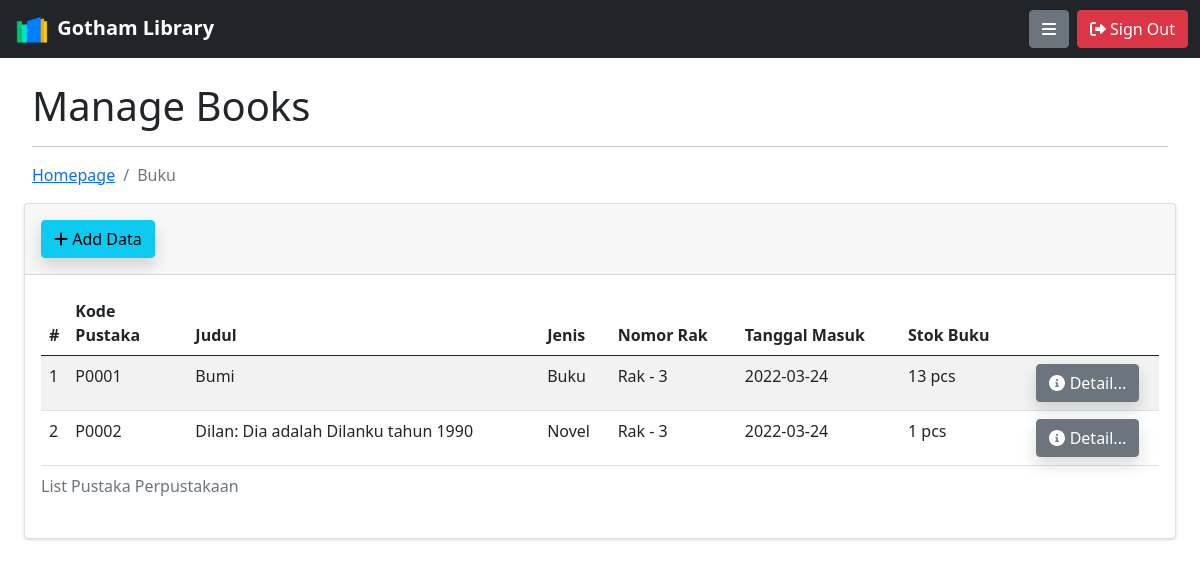
The app's page /index.php?p=buku (signed in) with its own data.
### tables this page shows
CREATE TABLE `buku` (
  `id_buku` int(11) NOT NULL,
  `kode_buk` varchar(8) NOT NULL,
  `judul` varchar(200) NOT NULL,
  `jenis` int(11) NOT NULL,
  `rak` int(1) NOT NULL,
  `pengarang` varchar(100) NOT NULL,
  `penerbit` varchar(100) NOT NULL,
  `thn_terbit` varchar(4) NOT NULL,
  `tgl_masuk` date NOT NULL,
  `stok` int(3) NOT NULL,
  `cover` varchar(500) NOT NULL
);

CREATE TABLE `kategori` (
  `id_kategori` int(11) NOT NULL,
  `kategori` varchar(50) NOT NULL
);

### buku/read.php (shortened to what this page needs)
<?php
   include "config/koneksi.php";
   $urut = 1;
   $sql = "SELECT buku.*, kategori.kategori, kategori.id_kategori
                  FROM buku
                  JOIN kategori
                  ON buku.jenis = kategori.id_kategori"
                  ;
   $hasil = $conn->query($sql);
   if ($hasil === false){
        trigger_error("Cek Perintah SQL Anda : ".$sql." [Log] Error : ".$conn->error, E_USER_ERROR);
      } else {
        while ($data = $hasil -> fetch_array()){
          $id = $data['id_buku'];
          $kode = $data['kode_buk'];
          $judul = $data['judul'];
          $tipe = $data['kategori'];
          $rak = $data['rak'];
          $masuk = $data['tgl_masuk'];
          $stok = $data['stok'];
 ?>
 <tr>
    <td> <?php echo $urut++ ?> </td>
    <td> <?php echo $kode ?> </td>
    <td> <?php echo $judul ?> </td>
    <td> <?php echo $tipe ?> </td>
    <td> <?php echo "Rak - ".$rak ?> </td>
    <td> <?php echo $masuk ?> </td>
    <td> <?php echo ($stok == 0 ) ? '<strong>Habis</strong>' : $stok." pcs"; ?></td>
    <td class="text-center">
      <span class="tt" title="Untuk Melihat Data Buku Lebih Lengkap" data-bs-placement="bottom">
      <a class="shadow btn btn-secondary" data-bs-toggle="modal" data-bs-target="#view<?php echo $id ?>"><i class="fa-solid fa-circle-info"></i> Detail... </a>
      </span>
    </td>
 </tr>
 <?php } } ?>

### assets/css/style.css (style rules this page uses)
body { margin-top:20px; background:#FAFAFA; }

### records on screen
buku: kode_buk "P0001", judul "Bumi", jenis.kategori "Buku", rak "3", tgl_masuk "2022-03-24", stok "13"
buku: kode_buk "P0002", judul "Dilan: Dia adalah Dilanku tahun 1990", jenis.kategori "Novel", rak "3", tgl_masuk "2022-03-24", stok "1"
